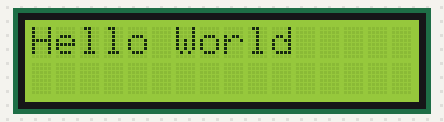
Bench run of a sketch on a simulated Arduino Uno, built with avr-gcc and run on an emulated ATmega328P. Shown: 16×2 character LCD.

Above: at 0.1 s.
At 3.1 s:
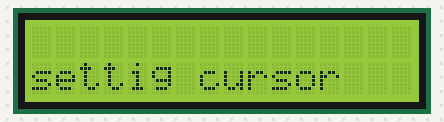

The sketch:

display_arduino.ino
```cpp
#include <LiquidCrystal.h>

LiquidCrystal lcd(11, 10, 5, 4, 3, 2);

void setup() {
  lcd.begin(16, 2);
  lcd.clear();
}

void loop() {
  lcd.print("Hello World");
  delay(3000);
  lcd.clear();
  lcd.setCursor(0, 1);
  lcd.print("settig cursor");
  delay(3000);
  lcd.clear();
}
```

Measured:
- what the display in image 1 shows lasts 3.0 s, from 3.1 s to 6.1 s
